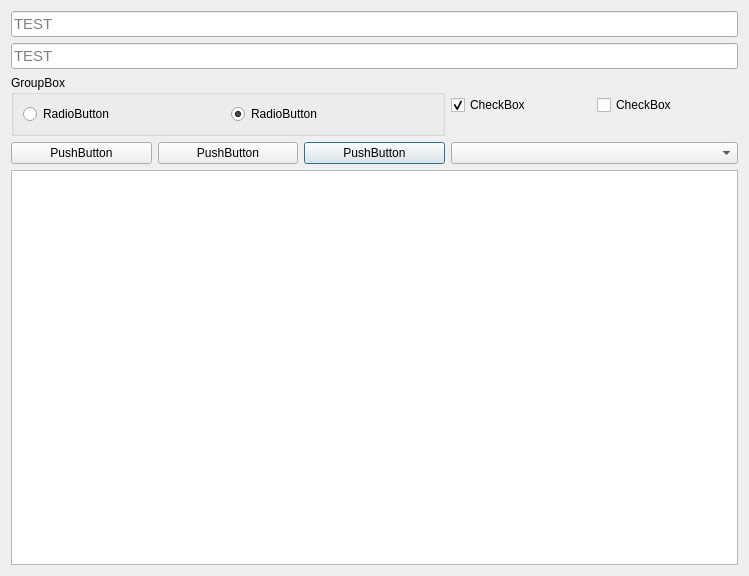
<?xml version="1.0" encoding="UTF-8"?>
<ui version="4.0">
 <class>MyTestForm</class>
 <widget class="QDialog" name="MyTestForm">
  <property name="geometry">
   <rect>
    <x>0</x>
    <y>0</y>
    <width>749</width>
    <height>576</height>
   </rect>
  </property>
  <property name="windowTitle">
   <string>Dialog</string>
  </property>
  <layout class="QGridLayout" name="gridLayout">
   <item row="3" column="3" colspan="2">
    <widget class="QComboBox" name="comboBox"/>
   </item>
   <item row="2" column="4">
    <widget class="QtMaterialCheckBox" name="checkBox_2">
     <property name="text">
      <string>CheckBox</string>
     </property>
    </widget>
   </item>
   <item row="4" column="0" colspan="5">
    <widget class="QPlainTextEdit" name="plainTextEdit"/>
   </item>
   <item row="0" column="0" colspan="5">
    <widget class="QtMaterialTextField" name="txt">
     <property name="font">
      <font>
       <pointsize>11</pointsize>
      </font>
     </property>
     <property name="placeholderText">
      <string>TEST</string>
     </property>
    </widget>
   </item>
   <item row="2" column="3">
    <widget class="QtMaterialCheckBox" name="checkBox">
     <property name="text">
      <string>CheckBox</string>
     </property>
     <property name="checked">
      <bool>true</bool>
     </property>
    </widget>
   </item>
   <item row="3" column="2">
    <widget class="QtMaterialRaisedButton" name="btn3">
     <property name="text">
      <string>PushButton</string>
     </property>
    </widget>
   </item>
   <item row="2" column="0" colspan="3">
    <widget class="QGroupBox" name="groupBox">
     <property name="title">
      <string>GroupBox</string>
     </property>
     <layout class="QHBoxLayout" name="horizontalLayout">
      <item>
       <widget class="QtMaterialRadioButton" name="radioButton">
        <property name="text">
         <string>RadioButton</string>
        </property>
       </widget>
      </item>
      <item>
       <widget class="QtMaterialRadioButton" name="radioButton_2">
        <property name="text">
         <string>RadioButton</string>
        </property>
        <property name="checked">
         <bool>true</bool>
        </property>
       </widget>
      </item>
     </layout>
    </widget>
   </item>
   <item row="3" column="1">
    <widget class="QtMaterialRaisedButton" name="btn2">
     <property name="text">
      <string>PushButton</string>
     </property>
    </widget>
   </item>
   <item row="3" column="0">
    <widget class="QtMaterialFlatButton" name="btn1">
     <property name="text">
      <string>PushButton</string>
     </property>
    </widget>
   </item>
   <item row="1" column="0" colspan="5">
    <widget class="QtMaterialAutoComplete" name="txt2">
     <property name="font">
      <font>
       <pointsize>11</pointsize>
      </font>
     </property>
     <property name="placeholderText">
      <string>TEST</string>
     </property>
    </widget>
   </item>
  </layout>
 </widget>
 <customwidgets>
  <customwidget>
   <class>QtMaterialTextField</class>
   <extends>QLineEdit</extends>
   <header>QtMaterialTextField.h</header>
  </customwidget>
  <customwidget>
   <class>QtMaterialRadioButton</class>
   <extends>QRadioButton</extends>
   <header>QtMaterialRadioButton.h</header>
  </customwidget>
  <customwidget>
   <class>QtMaterialCheckBox</class>
   <extends>QCheckBox</extends>
   <header>QtMaterialCheckBox.h</header>
  </customwidget>
  <customwidget>
   <class>QtMaterialFlatButton</class>
   <extends>QPushButton</extends>
   <header>QtMaterialFlatButton.h</header>
  </customwidget>
  <customwidget>
   <class>QtMaterialRaisedButton</class>
   <extends>QPushButton</extends>
   <header>QtMaterialRaisedButton.h</header>
  </customwidget>
  <customwidget>
   <class>QtMaterialAutoComplete</class>
   <extends>QLineEdit</extends>
   <header>QtMaterialAutoComplete.h</header>
  </customwidget>
 </customwidgets>
 <resources/>
 <connections/>
</ui>
